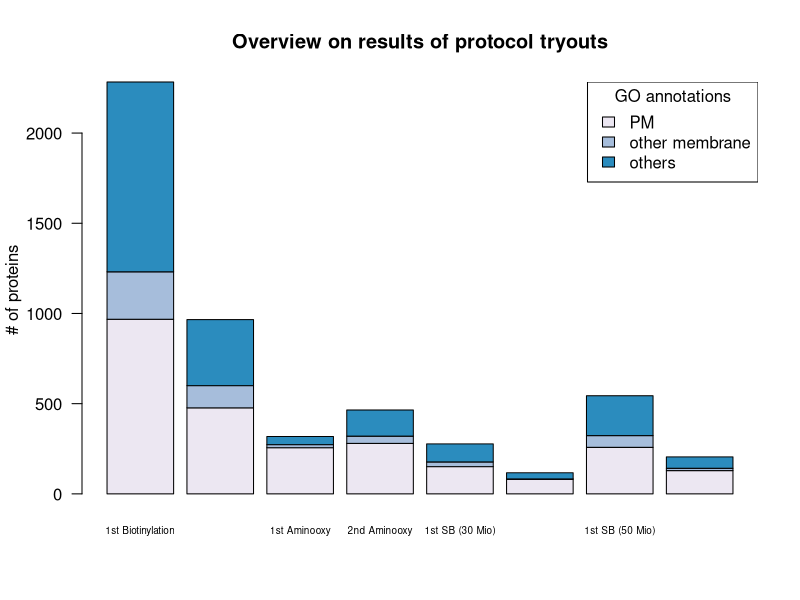

Write the R code that produced this figure.
# Making a stacked bar plot for the modified Cell Surface Protein Extraction kit tryouts

setwd('/slow/home/khoermann/MP/'); getwd();

totals <- c(2283,966,318,465,277,117,544,205)
PM <- c(968,477,256,280,151,81,258,129)
add.mem <- c(263,123,17,40,26,2,65,13)
others <- totals-PM-add.mem
vec <- rbind(totals, PM, add.mem, others)
colnames(vec) <- c('1st Biotinylation','2nd Biotinylation','1st Aminooxy', '2nd Aminooxy','1st SB (30 Mio)',
                   "2nd SB (30 Mio)", "1st SB (50 Mio)", "2nd SB (50 Mio)")
mat <- as.matrix(vec)

library(RColorBrewer)
sequential <- brewer.pal(3, "PuBu")
barplot(mat[2:4,], col=sequential, cex.names = 0.6, ylab = "# of proteins", las=1, main="Overview on results of protocol tryouts")
legend("topright", legend = c('PM', 'other membrane', 'others'), fill = sequential[1:3], title='GO annotations')

